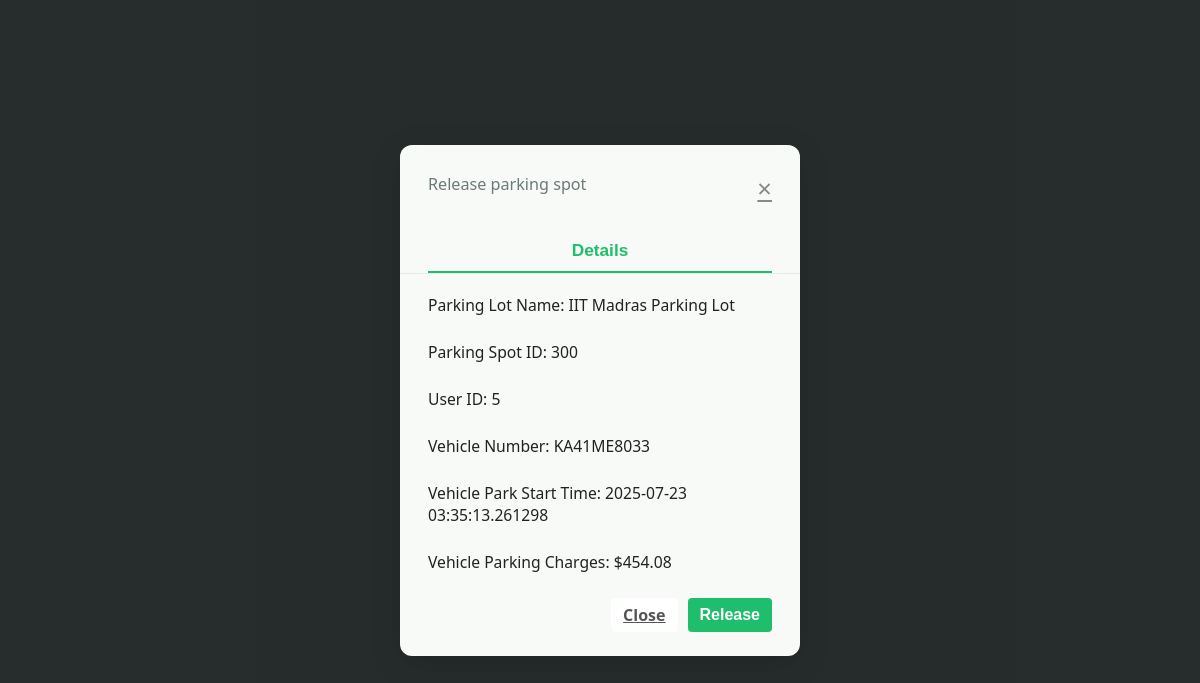
The app's page /release_spot/5/20/300 (signed in) with its own data.
### models/models.py (models this page shows)
class Parking_lot(db.Model):
    __tablename__='parking_lot'
    lot_id=db.Column(db.Integer,primary_key=True,autoincrement=True)
    owner_id = db.Column(db.Integer, db.ForeignKey('user.id', ondelete='CASCADE'))
    lot_name= db.Column(db.Text,nullable=False,unique=True)
    lot_address=db.Column(db.Text,nullable=False)
    lot_spot_count=db.Column(db.Integer,nullable=False)
    lot_price_per_hour=db.Column(db.Integer,nullable=False)
    owner = db.relationship('User', backref=db.backref('parking_lots', passive_deletes=True))
    spots = db.relationship('Parking_spot', backref='lot', cascade="all, delete", passive_deletes=True)
    bookings = db.relationship('Bookings', back_populates='lot', cascade="all, delete", passive_deletes=True)

class Bookings(db.Model):
    __tablename__ = 'bookings'
    booking_id = db.Column(db.Integer, primary_key=True, autoincrement=True)
    spot_id = db.Column(db.Integer, db.ForeignKey('parking_spot.id'), nullable=False)
    lot_id = db.Column(db.Integer, db.ForeignKey('parking_lot.lot_id'), nullable=False)
    user_id = db.Column(db.Integer, db.ForeignKey('user.id'), nullable=False)
    vehicle_number = db.Column(db.String(20),  db.ForeignKey('user.vehicle_number'), nullable=False)
    start_time = db.Column(db.String, default=datetime.utcnow)
    end_time = db.Column(db.String)
    current_status=db.Column(db.Text)
    spot = db.relationship('Parking_spot', backref='bookings')
    lot = db.relationship('Parking_lot', back_populates='bookings')
    user = db.relationship('User', foreign_keys=[user_id], backref='bookings')

### controllers/controllers.py (the view, shortened to what this page needs)
@main.route("/release_spot/<user_id>/<parking_lot_id>/<spot_id>", methods=["GET", "POST"])
@login_required
@role_required('user')
def release_spot(user_id, parking_lot_id, spot_id):
    try:
        booking = Bookings.query.filter_by(spot_id=spot_id, lot_id=parking_lot_id, user_id=user_id, current_status='active').first()
        parking_lot = Parking_lot.query.filter_by(lot_id=parking_lot_id).first()
        parking_spot = Parking_spot.query.filter_by(id=spot_id, lot_id=parking_lot_id).first()
        if not booking or not parking_lot or not parking_spot:
            flash("Invalid booking or parking details.", "danger")
            return redirect(url_for('main.user_dashboard', id=user_id))
        start_time = booking.start_time
        if isinstance(start_time, str):
            start_time = datetime.strptime(start_time, "%Y-%m-%d %H:%M:%S.%f")
        lot_charge = parking_lot.lot_price_per_hour
        if request.method == "GET":
            total_charges = calculate_charges(datetime.now(), start_time, lot_charge)
            release_spot_details = {
                "user_id": user_id,
                "parking_lot_id": parking_lot_id,
                "spot_id": spot_id,
                "vehicle_number": booking.vehicle_number,
                "lot_name": parking_lot.lot_name,
                "start_time": start_time,
                "total_charges": total_charges
            }
            return render_template("release_spot.html", release_spot_details=release_spot_details)
    except Exception as e:
        db.session.rollback()
        print(f"Error in releasing spot: {e}")
        flash("An error occurred while releasing the parking spot.", "danger")
        return redirect(url_for('main.user_dashboard', id=user_id))

### app.py (called while the page is built)
def create_app():
    app = Flask(__name__, template_folder="templates")
    if os.getenv('ENV', 'development') != "production":
        print("Starting Local Development")
        app.config.from_object(LocalDevelopmentConfig)
    else:
        raise Exception("Currently no production config is setup")
    app.register_blueprint(main)
    db.init_app(app)
    login_manager = LoginManager()
    login_manager.login_view = "main.login"
    login_manager.init_app(app)
    @login_manager.user_loader
    def load_user(user_id):
        return User.query.get(int(user_id))
    return app

### controllers/controllers.py (called while the page is built)
def role_required(required_role):
    def decorator(f):
        @wraps(f)
        def decorated_function(*args, **kwargs):
            if not current_user.is_authenticated:
                flash('Please log in to access this page.', 'warning')
                return redirect(url_for('main.login'))
            if required_role == "admin" and current_user.is_admin != "Yes":
                flash('You do not have permission to access this page.', 'danger')
                return redirect(url_for('main.login'))
            return f(*args, **kwargs)
        return decorated_function
    return decorator

def calculate_charges(end_time,start_time,lot_charges):
        charges= ((end_time-start_time).total_seconds()/3600)*lot_charges
        return round(charges,2)

### templates/release_spot.html (shortened to what this page needs)
<!DOCTYPE html>
<html lang="en">
<head>
  <link rel="stylesheet" href="{{ url_for('static',filename='css/release_spot_style.css') }}">
</head>
<body>
  <div class="modal-bg">
    <div class="modal">
      <div class="modal-header">
        <div>
          <div class="modal-subtitle">Release parking spot</div>
        </div> <a href="{{ url_for('main.user_dashboard',id=release_spot_details.user_id) }}" class="modal-close" aria-label="Close">&times;</a>
      </div>
      <div class="modal-tabs">
        <button class="tab active">Details</button>
      </div>
      <div class="model-form">
      <form class="modal-form" action="{{ url_for('main.release_spot', user_id=release_spot_details.user_id, parking_lot_id=release_spot_details.parking_lot_id, spot_id=release_spot_details.spot_id ) }}" method="POST">
        <div class="form-group">
          <label for="lot_name">Parking Lot Name: {{ release_spot_details.lot_name }}</label>
        </div>
        <div class="form-group">
          <label for="lot_name">Parking Spot ID: {{ release_spot_details.spot_id }}</label>
        </div>
        <div class="form-group">
          <label for="user_id">User ID: {{ release_spot_details.user_id }}</label>
        </div>
        <div class="form-group">
            <label for="vehicle_number"> Vehicle Number: {{ release_spot_details.vehicle_number }}</label>
        </div>
        <div class="form-group">
          <label for="vehicle_number"> Vehicle Park Start Time: {{ release_spot_details.start_time }}</label>
      </div>
      <div class="form-group">
        <label for="vehicle_number"> Vehicle Parking Charges: ${{ release_spot_details.total_charges }}</label>
    </div>
        <div class="modal-actions">
          <a href="{{url_for('main.user_dashboard',id=release_spot_details.user_id)}}" class='btn cancel'> Close </a>
          <button type="submit" class="btn primary" name="book">Release</button>
        </div>
      </form>
      </div>
    </div>
  </div>
</body>
</html>

### static/css/release_spot_style.css (style rules this page uses)
body { margin: 0; font-family: 'Segoe UI', Arial, sans-serif; background: #232725; }
.modal-bg { position: fixed; top: 0; left: 0; right: 0; bottom: 0; background: rgba(40, 50, 50, 0.55); display: flex; align-items: center; justify-content: center; min-height: 100vh; z-index: 1000; }
.modal { background: #f7faf7; border-radius: 12px; box-shadow: 0 8px 32px rgba(0,0,0,0.14); width: 400px; max-width: 95vw; padding: 0 0 24px 0; animation: fadeIn 0.1s; }
.modal-header { display: flex; align-items: flex-start; justify-content: space-between; padding: 24px 28px 0 28px; }
.modal-subtitle { font-size: 1.01rem; color: #6c7a7a; margin-top: 4px; }
.modal-close { background: none; border: none; font-size: 1.6rem; color: #888; cursor: pointer; margin-left: 8px; margin-top: 2px; transition: color 0.15s; }
.modal-tabs { display: flex; border-bottom: 1.5px solid #e6eae6; margin: 22px 0 0 0; padding: 0 28px; }
.tab { flex: 1; background: none; border: none; font-size: 1.08rem; font-weight: 500; padding: 12px 0 10px 0; cursor: pointer; color: #5e6464; border-bottom: 2.5px solid transparent; transition: color 0.18s, border 0.18s, background 0.18s; }
.tab.active { color: #1fbe6c; border-bottom: 2.5px solid #1fbe6c; background: #f7faf7; font-weight: 700; }
.modal-form { padding: 20px 28px 0 28px; }
.form-group { display: flex; flex-direction: column; margin-bottom: 18px; }
.form-group label { font-size: 0.98rem; color: #222; font-weight: 500; margin-bottom: 7px; }
.modal-actions { display: flex; justify-content: flex-end; gap: 10px; margin-top: 18px; }
.btn { font-size: 1rem; padding: 9px 18px; border-radius: 7px; border: 1.5px solid #e0e0e0; cursor: pointer; font-weight: 500; background: #fff; transition: background 0.18s, color 0.18s, border 0.18s; }
.btn.cancel { color: #555; border-color: #e0e0e0; }
.btn.primary { background: #1fbe6c; color: #fff; border-color: #1fbe6c; }
.btn { padding: 6px 12px; border: none; color: white; font-weight: bold; border-radius: 4px; cursor: pointer; }

### records on screen
Parking_lot: lot_name "IIT Madras Parking Lot"
Bookings: vehicle_number "KA41ME8033"

### other values on screen
{{ release_spot_details.spot_id }} "300"
{{ release_spot_details.user_id }} "5"
{{ release_spot_details.start_time }} "2025-07-23 03:35:13.261298"
{{ release_spot_details.total_charges }} "454.08"
